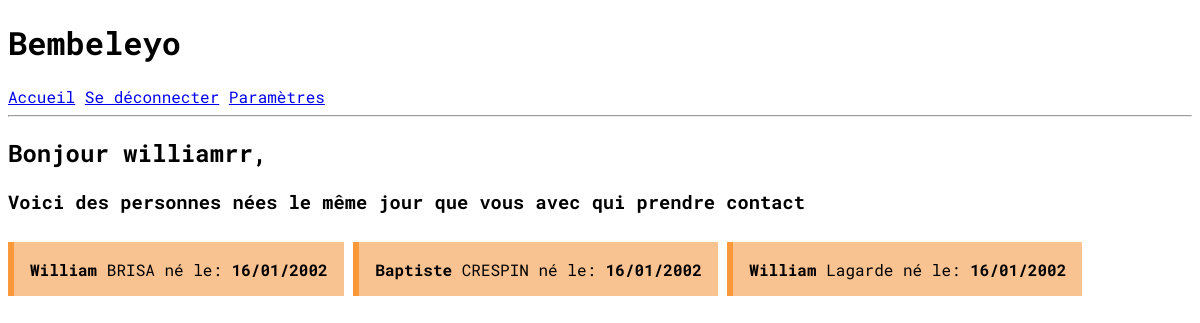
Screenshot of /index (signed in) with the database file from the repository.
### tables this page shows
CREATE TABLE users (first_name TEXT NOT NULL, last_name TEXT NOT NULL, username TEXT NOT NULL UNIQUE, birthdate INTEGER NOT NULL, email TEXT NOT NULL UNIQUE, password NOT NULL);

### app/routes.py (the view)
@app.route('/')
@app.route('/index')
def index():
    sel_users_list = [] # on initialise la liste
    if not session.get('logged_in'):
        user = {'username': 'bel.lle inconnu.e'} # user en POO, valeur par défaut si pas connecté pour pas tout faire crasher
        sel_users = None
    else:
        username = session.get('username') # on recupere le nom d'uttilisateur encrypté dans la session
        user = User(get_user_by_username(username)[0], get_user_by_username(username)[1], get_user_by_username(username)[2], get_user_by_username(username)[3], get_user_by_username(username)[4], None) # on recupere cet utilisateur en tant qu'objet db
        sel_users = get_users_by_birthdate(user.birthdate) # on recupere une liste (raw) de tous les utilisateurs avec la meme date de naissance
        for sel_user in sel_users:
            new_user = User(get_user_by_username(sel_user[2])[0], get_user_by_username(sel_user[2])[1], get_user_by_username(sel_user[2])[2], get_user_by_username(sel_user[2])[3], get_user_by_username(sel_user[2])[4], None) # on transofrme l'utilisateur issu de la liste (Raw) en objet
            sel_users_list.append(new_user) # on l'ajoute a la liste
    return render_template('index.html', title='Accueil', user=user, sel_users_list=sel_users_list) # on affiche l'accueil

### app/requests.py (called while the page is built)
def get_user_by_username(username):
    try:
        db = sqlite3.connect('database.db') # creates the db instance
        c = db.cursor() # curseur pour se ballader dans la db
        c.execute("SELECT * FROM users WHERE username=:username", {'username': username})
        return c.fetchone() # returns a tuple
    except sqlite3.Error as e:
        error = type(e).__name__
        flash(error)

def get_users_by_birthdate(birthdate):
    try:
        db = sqlite3.connect('database.db') # creates the db instance
        c = db.cursor() # curseur pour se ballader dans la db
        c.execute("SELECT * FROM users WHERE birthdate=:birthdate", {'birthdate': birthdate})
        return c.fetchall() # returns a tuple
    except sqlite3.Error as e:
        error = type(e).__name__
        flash(error)

### app/templates/index.html
{% extends "base.html" %}
{% block content %}
    <h2>Bonjour {{ user.username }},</h2>
    {% if session['logged_in'] %}
    <h3>Voici des personnes nées le même jour que vous avec qui prendre contact</h3>
        {% for sel_user in sel_users_list %}
            {% if sel_user.email != user.email %}
            <div class="card"><p><strong>{{ sel_user.first_name }}</strong> {{ sel_user.last_name }} né le: <strong>{{ sel_user.birthdate }}</strong></p></div>
            {% endif %}
        {% endfor %}
    {% else %}
    <h3>Inscrivez-vous, c'est simple et gratuit !<h3>
    {% endif %}
{% endblock %}

### app/static/css/style.css (style rules this page uses)
body { background-color: #ffffff; font-family: 'Roboto Mono', monospace, Arial, Helvetica, sans-serif; }
.card { display: inline-block; margin: 10px 0px 10px 0px; padding: 10px; border-left: 6px solid #fa983a!important; padding: 0.01em 16px; color: #000!important; background-color: #f8c291!important; max-width: 350px; }

### rows the page displays
users: username "williamrr"
users: first_name "William", last_name "BRISA", birthdate "16/01/2002"
users: first_name "Baptiste", last_name "CRESPIN", birthdate "16/01/2002"
users: first_name "William", last_name "Lagarde", birthdate "16/01/2002"
